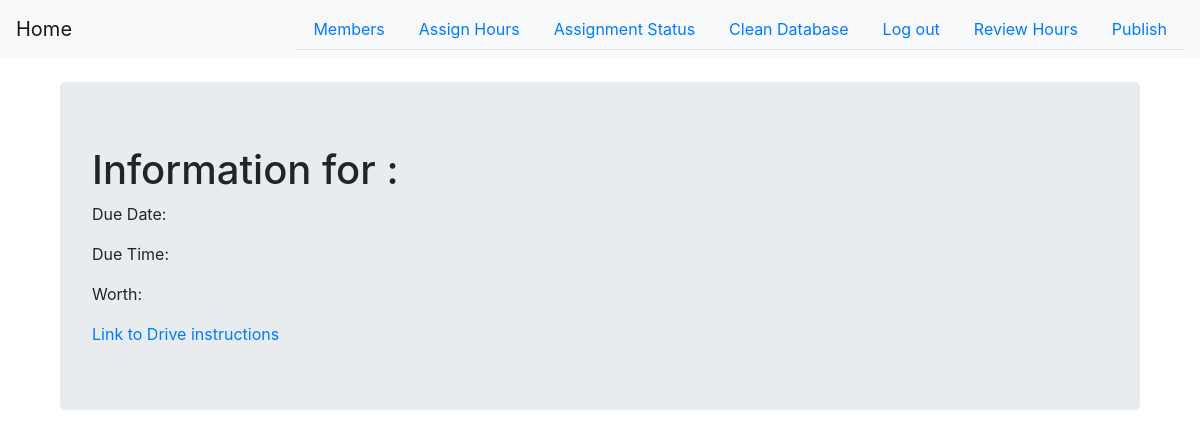
The app's page /task/3 (signed in), older data.
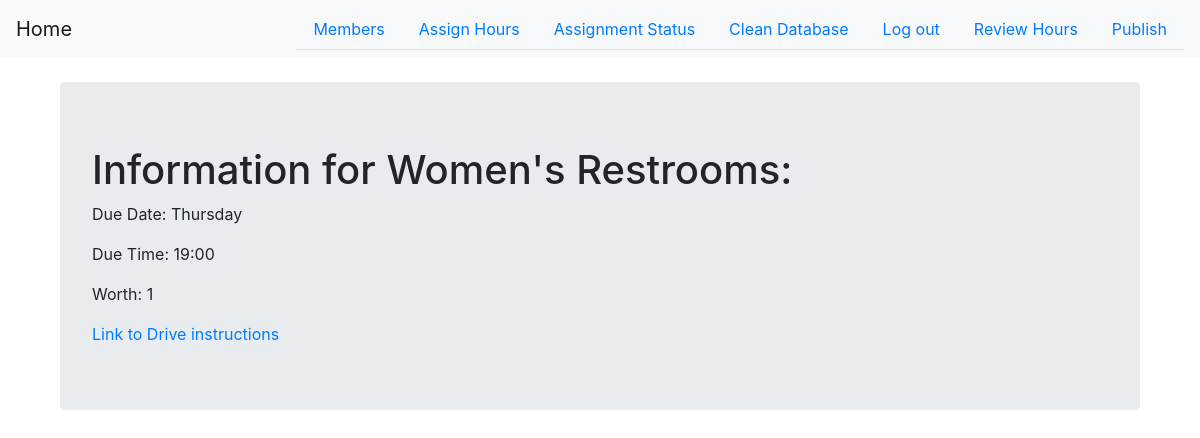
The same page, newer data.
### app.py (models this page shows, shortened)
class CleanupHour(db.Model):
    id = db.Column(db.Integer, primary_key=True)
    name = db.Column(db.Text)
    task_id = db.Column(db.Integer)
    day = db.Column(db.Text)
    due_time = db.Column(db.Text)
    worth = db.Column(db.Integer)
    difficulty = db.Column(db.Integer)
    link = db.Column(db.Text)

### app.py (the view)
@app.route('/task/<identifier>')
@login_required
def task_page(identifier):
    task = CleanupHour.query.get(identifier)
    return render_template('task_page.html', task=task)

### app.py (called while the page is built)
@login_manager.user_loader
def load_user(user_id):
    return User.query.get(user_id)

### templates/task_page.html
{% extends "base.html" %}
{% block content %}
    <br>
    <div class="jumbotron" style="margin-right: 5%; margin-left: 5%">
        <h1>Information for {{ task.name }}:</h1>
        <p>Due Date: {{ task.day}}</p>
        <p>Due Time: {{ task.due_time }}</p>
        <p>Worth: {{ task.worth }}</p>
        <a href="{{ task.link }}">Link to Drive instructions</a>
    </div>
{% endblock %}

### templates/base.html (shortened to what this page needs)
<!DOCTYPE html>
<html lang="en">
<head>
    <link rel="stylesheet" href="https://stackpath.bootstrapcdn.com/bootstrap/4.3.1/css/bootstrap.min.css">
</head>
<body>
<nav class="navbar navbar-light bg-light">
    <a class="navbar-brand" href="{{ url_for('index')}}">Home</a>
    {% if current_user.is_authenticated %}
        <ul class="nav nav-tabs">
            <li class="nav-item">
                <a class="nav-link" href="{{ url_for('members')}}">Members<span class="sr-only">(current)</span></a>
            </li>
            <li class="nav-item">
                <a class="nav-link" href="{{ url_for('assignment')}}">Assign Hours<span class="sr-only">(current)</span></a>
            </li>
            <li class="nav-item">
                <a class="nav-link" href="{{ url_for('assignment_status')}}">Assignment Status<span class="sr-only">(current)</span></a>
            </li>
            <li class="nav-item">
                <a class="nav-link" href="{{ url_for('delete')}}">Clean Database<span class="sr-only">(current)</span></a>
            </li>
            <li class="nav-item">
                <a class="nav-link" href="{{ url_for('logout') }}">Log out<span class="sr-only">(current)</span></a>
            </li>
            <li class="nav-item">
                <a class="nav-link" href="{{ url_for('review_main') }}">Review Hours<span class="sr-only">(current)</span></a>
            </li>
            <li class="nav-item">
                <a class="nav-link" href="{{ url_for('publish') }}">Publish<span class="sr-only">(current)</span></a>
            </li>
        </ul>
    {% endif %}
</nav>
{% block content %}
{% endblock %}
</body>
</html>

Row changes from the older to the newer data that the page shows:
added CleanupHour: name "Women's Restrooms", day "Thursday", due_time "19:00", worth "1"
